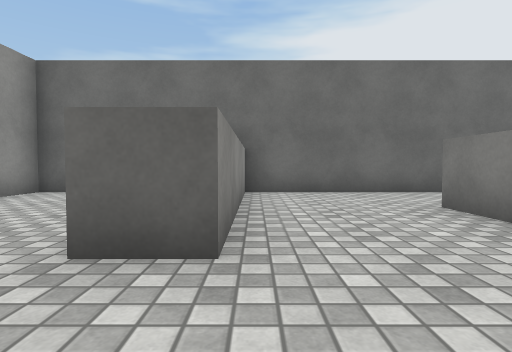
[1] (above)

13 first-person views from a walk through a scene from a Unity 3-D project. The camera is 0.62 m above the floor, tilts 2° down and sees 80° across. The floor is counted in squares, 1 m on a side. Each view is taken from the middle of a square. On the plan, view 1 faces up. The plan holds only what a view shows up to about 9 squares ahead; the rest is blank. The place goes on beyond the plan. Surface patterns are stand-ins for the level's own textures.

[2]
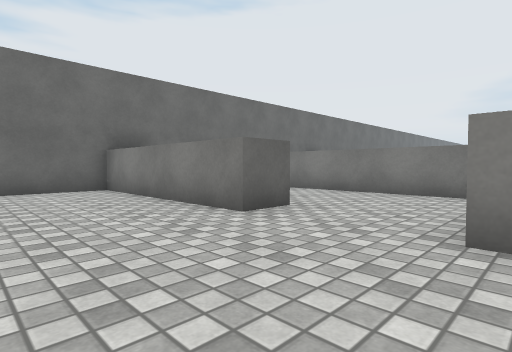

[3]
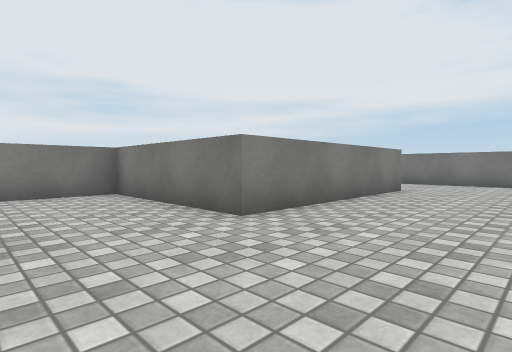

[4]
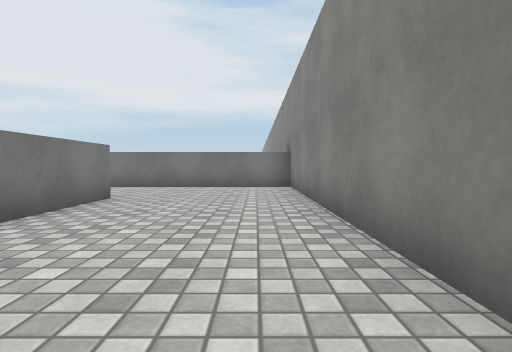

[5]
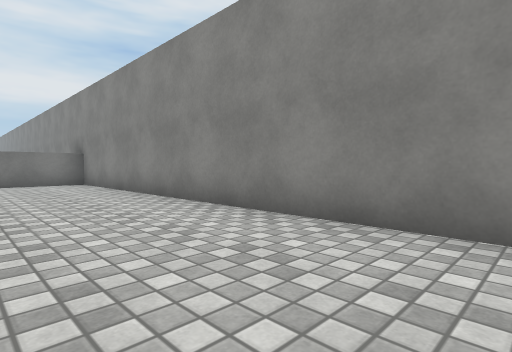

[6]
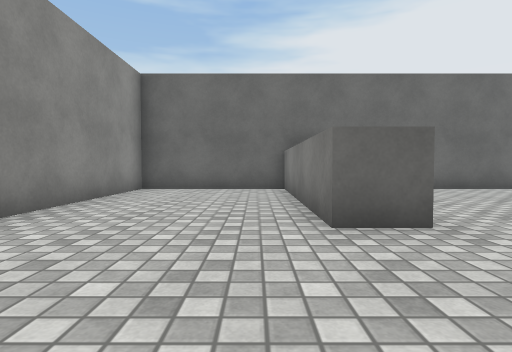

[7]
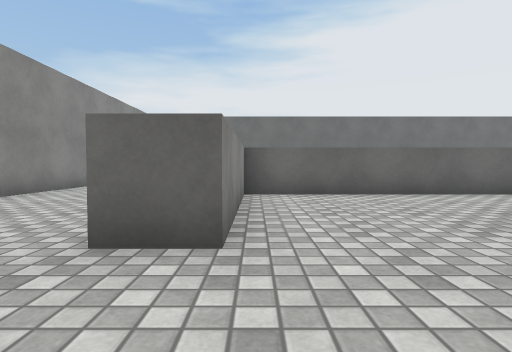

[8]
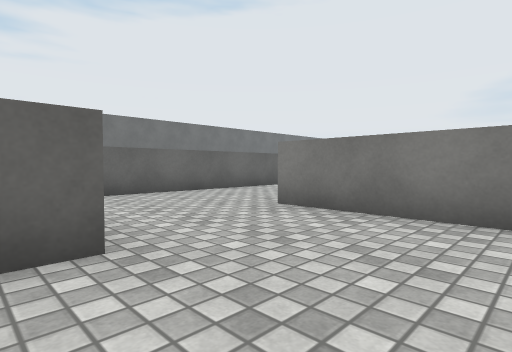

[9]
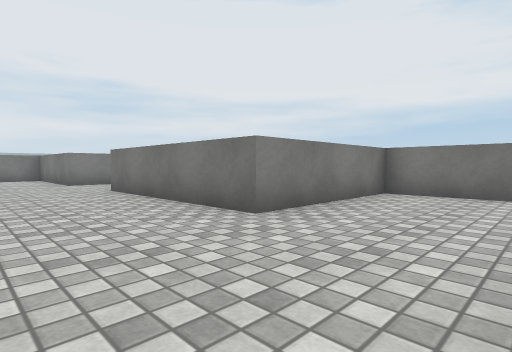

[10]
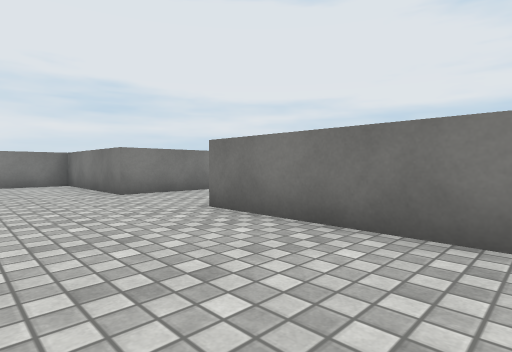

[11]
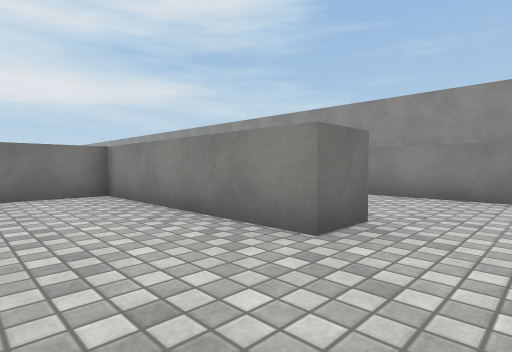

[12]
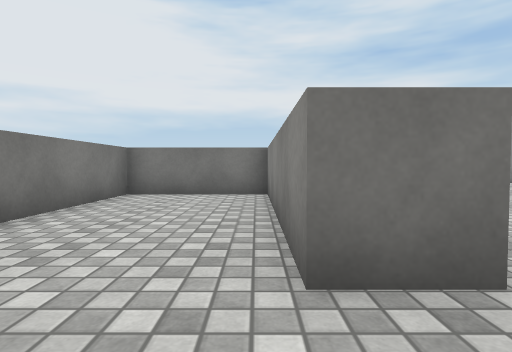

[13]
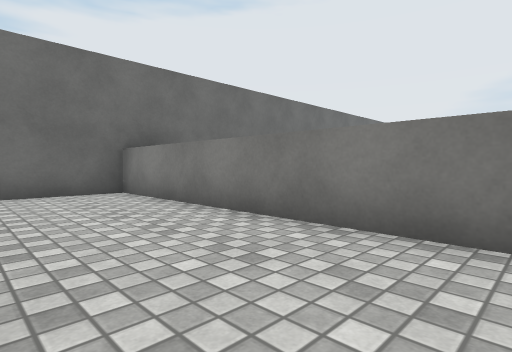

### Floor plan
Points are (right, up) in squares from view 1. A wall is a line through its corners. A room is listed if a view was taken in it or the views show most of it. See-through windows are left out.
Room 1 (view 1)
walls: (-0.3, 6.5) (-0.3, 2); (-1.3, -0.5) (2.8, -0.5) (2.8, 4.5) (3.7, 4.5); (3.5, 7) (-0.2, 7)
ways out: opening at (-1, 0.5) to room 2; opening at (3, 5.5) to room 3
Room 2 (views 2, 3, 4, 5, 6, 7, 8, 9, 10)
walls: (10.5, -6.8) (10.5, -4.5) (14.2, -4.5); (14.5, -4.2) (14.5, -2.9); (5.5, -1.5) (-0.3, -1.5) (-0.3, -5.8) (-1.3, -5.8) (-1.3, -0.5); (-0.3, 2) (-1.3, 2) (-1.3, 7) (-5, 7) (-5, -8.8) (2.8, -8.8) (2.8, -4.8) (7.8, -4.8)
ways out: opening at (-1, 0.5) to room 1
Room 3 (views 11, 12, 13)
walls: (3.7, 4.5) (3.7, -0.5) (6.8, -0.5) (6.8, 7) (3.5, 7)
ways out: opening at (3, 5.5) to room 1

Where each view was taken, in squares from view 1:
view 1: 0 up, 0 right, facing up
view 2: 1 down, 4 left, facing up-right
view 3: 2 up, 4 left, facing down-right
view 4: 0 up, 4 left, facing down
view 5: 2 up, 2 left, facing down-left
view 6: 1 down, 2 left, facing up
view 7: 8 down, 0 right, facing up
view 8: 8 down, 1 left, facing up-right
view 9: 2 down, 0 right, facing down-right
view 10: 2 down, 4 right, facing down-right
view 11: 6 up, 6 right, facing down-left
view 12: 6 up, 4 right, facing down
view 13: 0 up, 4 right, facing up-right
